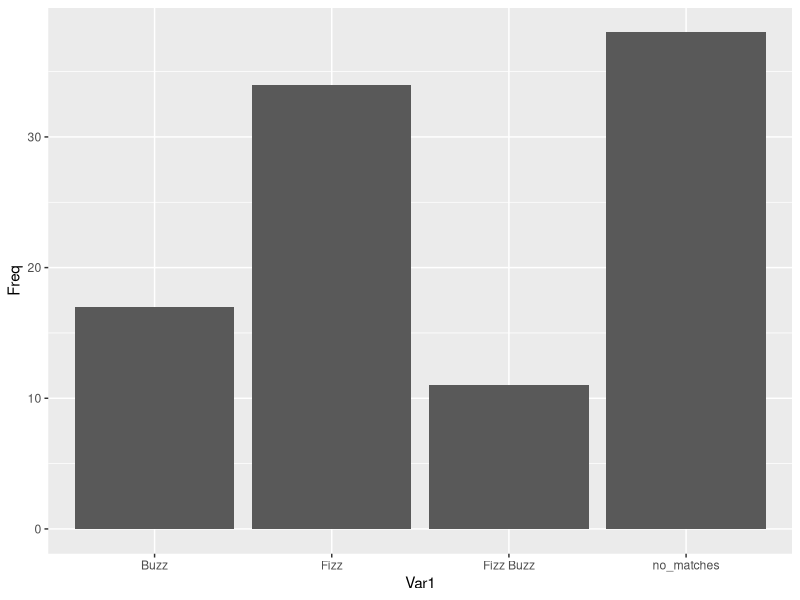

Source code (R):
create_data = function(df, n){
  for (i in n) {
    # find modulus of number for the given vector
    df = within(df, assign(paste0('V', i), df[, 1]%%i == 0))
    # find string contains the given number
    df = within(df, assign(paste0('Vg', i), grepl(i, df[, 1])))
  }
  return(df)
}

or_and_expr = function(n){
  my_expr = paste('(', 
                  paste(unlist( lapply(n, function(x) { 
                    paste('(df$V', x, ' | ', 'df$Vg', x, ')', sep  = '')
                  })),
                  collapse=" & " ),
                  ')', 
                  sep = '')
  return(my_expr)
}

myfun = function(df, n, replace){
  res_na = which(is.na(df$res))
  my_expr = or_and_expr(n = n)
  print(my_expr)
  x = which(eval(parse(text=my_expr)))
  x = intersect(res_na, x)
  df$res[x] = replace
  return(df)
}

myfun2 = function(df, yes, no, replace) {
  res_na = which(is.na(df$res))
  yes_expr = or_and_expr(n = yes)
  no_expr = paste('!', or_and_expr(n = no), sep = '')
  yes_no_expr = paste(yes_expr, no_expr, sep = " & ")
  print(yes_expr)
  print(no_expr)
  print(yes_no_expr)
  x = which(eval(parse(text=yes_no_expr)))
  x = intersect(res_na, x)
  df$res[x] = replace
  return(df)
}

# data setup
df1 = data.frame(vec = 1:100)
df1 = create_data(df=df1, n=c(3,5))

# replacement
#---------------------------------
# 1. no matches
#---------------------------------
res = which(rowSums(df1[, -1]) == 0)
df1$res = NA
df1$res[res] = res
#---------------------------------
# 2. Fizz Buzz
#---------------------------------
# (multiple of 3 or string 3) and (multiple of 5 or string 5)
df1 = myfun(df = df1, n = c(3,5), replace = 'Fizz Buzz')

#---------------------------------
# 3. 'Fizz
#---------------------------------
df1 = myfun2(df = df1, yes = c(3), no = c(5), replace = 'Fizz')
#---------------------------------
# 4. 'Buzz'
df1 = myfun2(df = df1, yes = c(5), no = c(3), replace = 'Buzz')
#---------------------------------
# check any missing values in df1$res
stopifnot(!any(is.na(df1$res)))
#---------------------------------
View(df1)

# Bar chart
# data setup
df2 = as.data.frame(table(df1$res[!grepl('[[:digit:]]', df1$res)]))
df2 = rbind.data.frame(df2, 
                       data.frame(Var1 = 'no_matches', Freq = sum(grepl('[[:digit:]]', df1$res)))
                       )
# plot
library(ggplot2)
ggplot(data = df2, aes(x = Var1, y = Freq)) + 
  geom_bar(stat = 'identity')

#---------------------------------
# unit - testing
# only multiples of 3  
sum((1:100)%%3 == 0)  # expect: 33
# only multiples of 5
sum((1:100)%%5 == 0) - 2  # expect: 18 (total 20, but 30, 35 has string 3 - so 20-2 = 18)